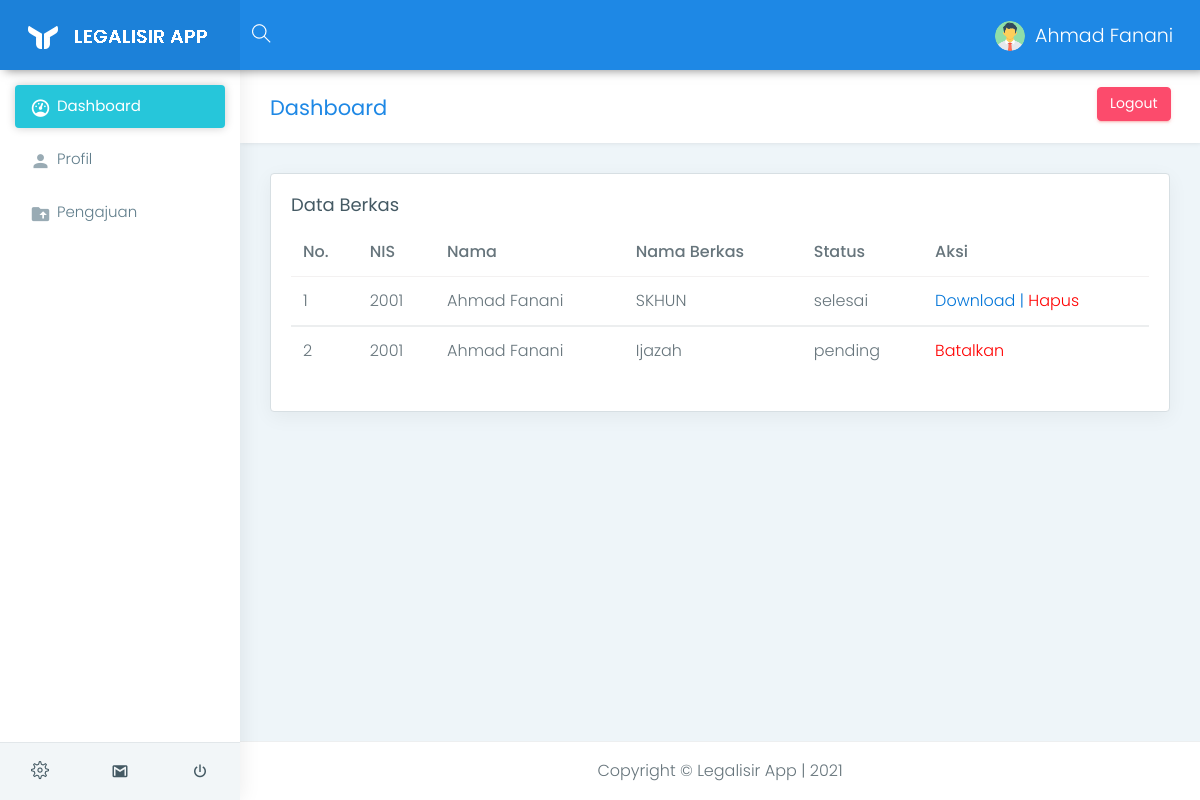
The app's page /siswa-dashboard.php (signed in), older data.
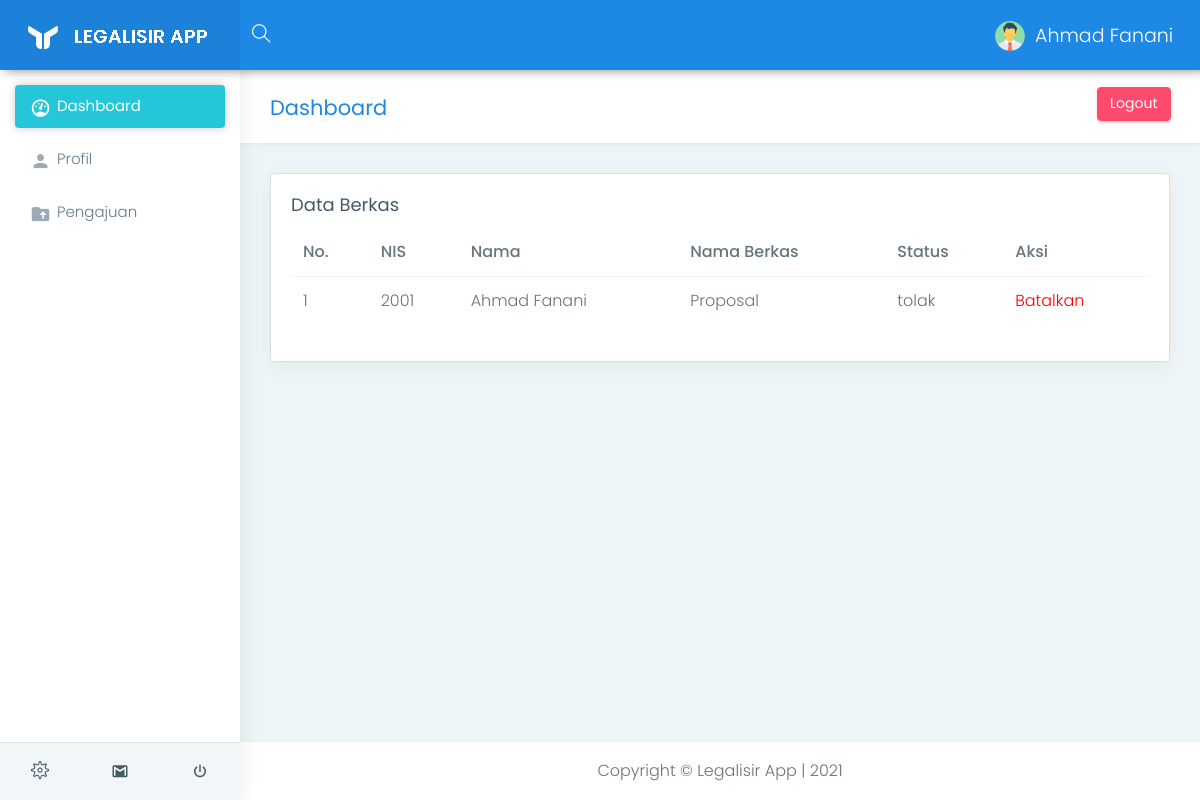
The same page, newer data.
### tables this page shows
CREATE TABLE `tbl_transaksi` (
  `id_transaksi` int(11) NOT NULL,
  `nis` int(11) NOT NULL,
  `nama` varchar(200) NOT NULL,
  `nama_file` varchar(100) NOT NULL,
  `status` varchar(100) NOT NULL,
  `berkas` varchar(100) NOT NULL
);

CREATE TABLE `tbl_simpan` (
  `id_simpan` int(11) NOT NULL,
  `nis` int(11) NOT NULL,
  `id_transaksi` int(11) NOT NULL,
  `nama_file` varchar(100) NOT NULL,
  `no_sertifikat` varchar(100) NOT NULL,
  `berkas` varchar(100) NOT NULL
);

### functions.php (called while the page is built, shortened)
<?php
$koneksi = mysqli_connect("localhost", "root", "", "db_sekolah");
function query($query) {
    global $koneksi;
    $result = mysqli_query($koneksi, $query);
    $rows = [];
    while( $row = mysqli_fetch_assoc($result) ) {
        $rows[] = $row;
    }
    return $rows;
}
?>

### siswa-dashboard.php (the view, shortened to what this page needs)
<?php
$user = $_SESSION["logged_in_user"];
require 'functions.php';
$pengajuan = query("SELECT * FROM tbl_transaksi
WHERE tbl_transaksi.nis = '$user'");
$namauser = $_SESSION["logged_in_nama"];
?>
<!DOCTYPE html>
<html lang="en">
<head>
    <link href="assets/plugins/bootstrap/css/bootstrap.min.css" rel="stylesheet">
    <link href="assets/plugins/chartist-js/dist/chartist.min.css" rel="stylesheet">
    <link href="assets/plugins/chartist-js/dist/chartist-init.css" rel="stylesheet">
    <link href="assets/plugins/chartist-plugin-tooltip-master/dist/chartist-plugin-tooltip.css" rel="stylesheet">
    <link href="assets/plugins/c3-master/c3.min.css" rel="stylesheet">
    <link href="css/style.css" rel="stylesheet">
    <link href="css/colors/blue.css" id="theme" rel="stylesheet">
    <link rel='stylesheet' href='https://cdn.jsdelivr.net/npm/sweetalert2@7.12.15/dist/sweetalert2.min.css'>
</head>
<body class="fix-header fix-sidebar card-no-border">
    <div id="main-wrapper">
        <header class="topbar">
            <nav class="navbar top-navbar navbar-toggleable-sm navbar-light">
                <div class="navbar-header">
                <a class="navbar-brand" href="#">
                        <b>
                            <img src="assets/images/logo-light-icon.png" alt="homepage" class="light-logo" />
                        </b>
                        <span>
                            <img src="assets/images/logo-light-text.png" class="light-logo" alt="homepage" />
                        </span>
                    </a>
                </div>
                <div class="navbar-collapse">
                    <ul class="navbar-nav mr-auto mt-md-0">
                        <li class="nav-item hidden-sm-down search-box"> <a class="nav-link hidden-sm-down text-muted waves-effect waves-dark" href="javascript:void(0)"><i class="ti-search"></i></a>
                        </li>
                    </ul>
                    <ul class="navbar-nav my-lg-0">
                        <li class="nav-item dropdown">
                            <a class="nav-link dropdown-toggle text-muted waves-effect waves-dark" href="" data-toggle="dropdown" aria-haspopup="true" aria-expanded="false"><img src="assets/images/users/user.png" alt="user" class="profile-pic m-r-10" /><?= $namauser?></a>
                        </li>
                    </ul>
                </div>
            </nav>
        </header>
        <aside class="left-sidebar">
            <div class="scroll-sidebar">
                <nav class="sidebar-nav">
                    <ul id="sidebarnav">
                        <li> <a class="waves-effect waves-dark" href="siswa-dashboard.php" aria-expanded="false"><i class="mdi mdi-gauge"></i><span class="hide-menu">Dashboard</span></a>
                        </li>
                        <li> <a class="waves-effect waves-dark" href="siswa-profil.php?nis=<?= $user?>" aria-expanded="false"><i class="mdi mdi-account"></i><span class="hide-menu">Profil</span></a>
                        </li>
                        <li> <a class="waves-effect waves-dark" href="siswa-pengajuan.php" aria-expanded="false"><i class="mdi mdi-folder-upload"></i><span class="hide-menu">Pengajuan</span></a>
                        </li>
                    </ul>
                </nav>
            </div>
            <div class="sidebar-footer">
                <a href="" class="link" data-toggle="tooltip" title="Settings"><i class="ti-settings"></i></a>
                <a href="" class="link" data-toggle="tooltip" title="Email"><i class="mdi mdi-gmail"></i></a>
                <a href="" class="link" data-toggle="tooltip" title="Logout"><i class="mdi mdi-power"></i></a>
            </div>
        </aside>
        <div class="page-wrapper">
            <div class="container-fluid">
                <div class="row page-titles">
                    <div class="col-md-5 col-8 align-self-center">
                        <h3 class="text-themecolor">Dashboard</h3>
                    </div>
                    <div class="col-md-7 col-4 align-self-center">
                        <a href="siswa-logout.php" class="btn waves-effect waves-light btn-danger pull-right hidden-sm-down">Logout</a>
                    </div>
                </div>
                <div class="row">
                    <div class="col-lg-12">
                        <div class="card">
                            <div class="card-block">
                                <h4 class="card-title">Data Berkas</h4>
                                <div class="table-responsive">
                                    <table class="table">
                                        <thead>
                                            <tr>
                                                <th>No.</th>
                                                <th>NIS</th>
                                                <th>Nama</th>
                                                <th>Nama Berkas</th>
                                                <th>Status</th>
                                                <th>Aksi</th>
                                            </tr>
                                        </thead>
                                        <?php $angka = 1; ?>
                                        <?php foreach($pengajuan as $row): ?>
                                        <tbody>
                                            <tr>
                                                <td><?= $angka?></td>
                                                <td><?= $row["nis"] ?></td>
                                                <td><?= $row["nama"] ?></td>
                                                <td><?= $row["nama_file"] ?></td>
                                                <td><?= $row["status"] ?></td>
                                                <?php
                                                    if($row['status'] == 'selesai'){
                                                        $sql = mysqli_query($koneksi, "SELECT tbl_simpan.*, tbl_transaksi.id_transaksi FROM tbl_simpan
                                                        JOIN tbl_transaksi ON tbl_transaksi.id_transaksi=tbl_simpan.id_transaksi
                                                        ");
                                                    foreach($sql as $data) :
                                                        if ($data['id_transaksi'] == $row['id_transaksi']) {
                                                            echo "<td><a href='download.php?berkas=$data[berkas]&nama=$user'>Download | </a>";
                                                            echo "<a href='hapus-transaksi.php?id=$row[id_transaksi]' onclick='return confirm('yakin??')' style='color:red;'>Hapus</a></td>";
                                                        }
                                                    endforeach;
                                                    } else {
                                                        echo "<td><a href='hapus-transaksi.php?id=$row[id_transaksi]' onclick='return confirm('yakin??')' style='color:red;'>Batalkan</a></td>";
                                                    }
                                                ?>
                                            </tr>
                                        </tbody>
                                        <?php $angka++;?>
                                        <?php endforeach;?>
                                    </table>
                                </div>
                            </div>
                        </div>
                    </div>
                </div>
            </div>
            <footer class="footer" style="text-align:center;"> Copyright &copy; Legalisir App | 2021 </footer>
        </div>
    </div>
</body>
</html>

### css/colors/blue.css (style rules this page uses)
.topbar { background: #1e88e5; }
.topbar .navbar-header { background: rgba(0, 0, 0, 0.05); }
.topbar .top-navbar .navbar-header .navbar-brand .light-logo { display: inline-block; color: rgba(255, 255, 255, 0.8); }
.topbar .navbar-light .navbar-nav .nav-item > a.nav-link { color: #ffffff !important; }
.text-themecolor { color: #1e88e5 !important; }
.sidebar-nav { background: #fff; }
.sidebar-nav ul li a { color: #607d8b; }
.sidebar-nav ul li a.active, .sidebar-nav ul li a:hover { color: #26c6da; }
.sidebar-nav ul li a.active { color: #263238; }
.sidebar-nav > ul > li.active > a, .sidebar-nav > ul > li.active:hover > a { color: #ffffff; background: #26c6da; }
.sidebar-nav > ul > li.active > a i, .sidebar-nav > ul > li.active:hover > a i { color: #ffffff; }
.sidebar-nav > ul > li.active > a:after, .sidebar-nav > ul > li.active:hover > a:after { border-color: #ffffff; }
.sidebar-nav > ul > li > a.active i, .sidebar-nav > ul > li > a:hover i { color: #26c6da; }
.sidebar-nav > ul > li > a i { color: #99abb4; }
.sidebar-nav > ul > li > a.active { font-weight: 400; background: #ffffff; color: #1e88e5; }
.card-no-border .sidebar-nav > ul > li > a.active { color: #ffffff; background: #26c6da; }
.card-no-border .sidebar-nav > ul > li > a.active i { color: #ffffff; }
.card-no-border .sidebar-nav > ul > li > a.active:after { border-color: #ffffff; }

Row changes from the older to the newer data that the page shows:
removed tbl_transaksi: nis "2001", nama "Ahmad Fanani", nama_file "SKHUN", status "selesai"
removed tbl_transaksi: nis "2001", nama "Ahmad Fanani", nama_file "Ijazah", status "pending"
added tbl_transaksi: nis "2001", nama "Ahmad Fanani", nama_file "Proposal", status "tolak"
